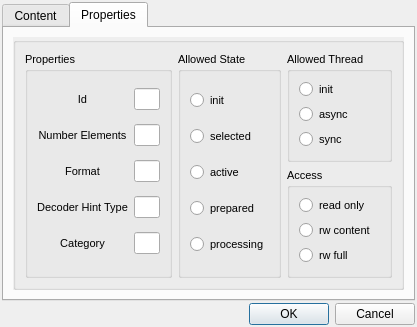
<?xml version="1.0" encoding="UTF-8"?>
<ui version="4.0">
 <class>Dialog_floatProps</class>
 <widget class="QDialog" name="Dialog_floatProps">
  <property name="geometry">
   <rect>
    <x>0</x>
    <y>0</y>
    <width>417</width>
    <height>292</height>
   </rect>
  </property>
  <property name="windowTitle">
   <string>Dialog</string>
  </property>
  <layout class="QVBoxLayout" name="verticalLayout">
   <property name="spacing">
    <number>2</number>
   </property>
   <property name="leftMargin">
    <number>2</number>
   </property>
   <property name="topMargin">
    <number>2</number>
   </property>
   <property name="rightMargin">
    <number>2</number>
   </property>
   <property name="bottomMargin">
    <number>2</number>
   </property>
   <item>
    <widget class="QTabWidget" name="tabWidget">
     <property name="currentIndex">
      <number>1</number>
     </property>
     <widget class="QWidget" name="tab">
      <attribute name="title">
       <string>Content</string>
      </attribute>
      <layout class="QHBoxLayout" name="horizontalLayout">
       <item>
        <widget class="QGroupBox" name="groupBox_2">
         <property name="palette">
          <palette>
           <active>
            <colorrole role="Base">
             <brush brushstyle="SolidPattern">
              <color alpha="255">
               <red>255</red>
               <green>255</green>
               <blue>255</blue>
              </color>
             </brush>
            </colorrole>
            <colorrole role="Window">
             <brush brushstyle="SolidPattern">
              <color alpha="255">
               <red>218</red>
               <green>218</green>
               <blue>108</blue>
              </color>
             </brush>
            </colorrole>
           </active>
           <inactive>
            <colorrole role="Base">
             <brush brushstyle="SolidPattern">
              <color alpha="255">
               <red>255</red>
               <green>255</green>
               <blue>255</blue>
              </color>
             </brush>
            </colorrole>
            <colorrole role="Window">
             <brush brushstyle="SolidPattern">
              <color alpha="255">
               <red>218</red>
               <green>218</green>
               <blue>108</blue>
              </color>
             </brush>
            </colorrole>
           </inactive>
           <disabled>
            <colorrole role="Base">
             <brush brushstyle="SolidPattern">
              <color alpha="255">
               <red>218</red>
               <green>218</green>
               <blue>108</blue>
              </color>
             </brush>
            </colorrole>
            <colorrole role="Window">
             <brush brushstyle="SolidPattern">
              <color alpha="255">
               <red>218</red>
               <green>218</green>
               <blue>108</blue>
              </color>
             </brush>
            </colorrole>
           </disabled>
          </palette>
         </property>
         <property name="font">
          <font>
           <weight>75</weight>
           <bold>true</bold>
          </font>
         </property>
         <property name="autoFillBackground">
          <bool>true</bool>
         </property>
         <property name="title">
          <string/>
         </property>
         <layout class="QGridLayout" name="gridLayout_4">
          <item row="2" column="1">
           <widget class="QLineEdit" name="lineEdit_value">
            <property name="font">
             <font>
              <weight>50</weight>
              <bold>false</bold>
             </font>
            </property>
           </widget>
          </item>
          <item row="1" column="1">
           <widget class="QLabel" name="label_description">
            <property name="font">
             <font>
              <weight>50</weight>
              <bold>false</bold>
             </font>
            </property>
            <property name="text">
             <string>Value</string>
            </property>
           </widget>
          </item>
          <item row="3" column="1">
           <spacer name="verticalSpacer_2">
            <property name="orientation">
             <enum>Qt::Vertical</enum>
            </property>
            <property name="sizeHint" stdset="0">
             <size>
              <width>20</width>
              <height>40</height>
             </size>
            </property>
           </spacer>
          </item>
          <item row="0" column="1">
           <spacer name="verticalSpacer">
            <property name="orientation">
             <enum>Qt::Vertical</enum>
            </property>
            <property name="sizeHint" stdset="0">
             <size>
              <width>20</width>
              <height>40</height>
             </size>
            </property>
           </spacer>
          </item>
         </layout>
        </widget>
       </item>
      </layout>
     </widget>
     <widget class="QWidget" name="tab_2">
      <attribute name="title">
       <string>Properties</string>
      </attribute>
      <layout class="QHBoxLayout" name="horizontalLayout_2">
       <item>
        <widget class="QGroupBox" name="groupBox">
         <property name="font">
          <font>
           <pointsize>8</pointsize>
          </font>
         </property>
         <property name="autoFillBackground">
          <bool>true</bool>
         </property>
         <property name="title">
          <string/>
         </property>
         <layout class="QGridLayout" name="gridLayout_2">
          <item row="0" column="0" rowspan="2">
           <widget class="QGroupBox" name="groupBox_5">
            <property name="title">
             <string>Properties</string>
            </property>
            <layout class="QGridLayout" name="gridLayout">
             <item row="1" column="1">
              <widget class="QLineEdit" name="lineEdit_numberElements">
               <property name="readOnly">
                <bool>true</bool>
               </property>
              </widget>
             </item>
             <item row="0" column="0">
              <widget class="QLabel" name="label">
               <property name="text">
                <string>Id</string>
               </property>
               <property name="alignment">
                <set>Qt::AlignCenter</set>
               </property>
              </widget>
             </item>
             <item row="2" column="0">
              <widget class="QLabel" name="label_2">
               <property name="text">
                <string>Format</string>
               </property>
               <property name="alignment">
                <set>Qt::AlignCenter</set>
               </property>
              </widget>
             </item>
             <item row="3" column="0">
              <widget class="QLabel" name="label_14">
               <property name="text">
                <string>Decoder Hint Type</string>
               </property>
               <property name="alignment">
                <set>Qt::AlignCenter</set>
               </property>
              </widget>
             </item>
             <item row="3" column="1">
              <widget class="QLineEdit" name="lineEdit_decoder_hint">
               <property name="readOnly">
                <bool>true</bool>
               </property>
              </widget>
             </item>
             <item row="2" column="1">
              <widget class="QLineEdit" name="lineEdit_format">
               <property name="readOnly">
                <bool>true</bool>
               </property>
              </widget>
             </item>
             <item row="1" column="0">
              <widget class="QLabel" name="label_3">
               <property name="text">
                <string>Number Elements</string>
               </property>
               <property name="alignment">
                <set>Qt::AlignCenter</set>
               </property>
              </widget>
             </item>
             <item row="0" column="1">
              <widget class="QLineEdit" name="lineEdit_propertyid">
               <property name="readOnly">
                <bool>true</bool>
               </property>
              </widget>
             </item>
             <item row="4" column="1">
              <widget class="QLineEdit" name="lineEdit_category"/>
             </item>
             <item row="4" column="0">
              <widget class="QLabel" name="label_4">
               <property name="text">
                <string>Category</string>
               </property>
               <property name="alignment">
                <set>Qt::AlignCenter</set>
               </property>
              </widget>
             </item>
            </layout>
           </widget>
          </item>
          <item row="0" column="1" rowspan="2">
           <widget class="QGroupBox" name="groupBox_3">
            <property name="title">
             <string>Allowed State</string>
            </property>
            <layout class="QVBoxLayout" name="verticalLayout_2">
             <item>
              <widget class="QRadioButton" name="radioButton_state_init">
               <property name="text">
                <string>init</string>
               </property>
               <property name="autoExclusive">
                <bool>false</bool>
               </property>
              </widget>
             </item>
             <item>
              <widget class="QRadioButton" name="radioButton_state_selected">
               <property name="text">
                <string>selected</string>
               </property>
               <property name="autoExclusive">
                <bool>false</bool>
               </property>
              </widget>
             </item>
             <item>
              <widget class="QRadioButton" name="radioButton_state_active">
               <property name="text">
                <string>active</string>
               </property>
               <property name="autoExclusive">
                <bool>false</bool>
               </property>
              </widget>
             </item>
             <item>
              <widget class="QRadioButton" name="radioButton_state_prepared">
               <property name="text">
                <string>prepared</string>
               </property>
               <property name="autoExclusive">
                <bool>false</bool>
               </property>
              </widget>
             </item>
             <item>
              <widget class="QRadioButton" name="radioButton_state_processing">
               <property name="text">
                <string>processing</string>
               </property>
               <property name="autoExclusive">
                <bool>false</bool>
               </property>
              </widget>
             </item>
            </layout>
           </widget>
          </item>
          <item row="0" column="2">
           <widget class="QGroupBox" name="groupBox_4">
            <property name="title">
             <string>Allowed Thread</string>
            </property>
            <layout class="QVBoxLayout" name="verticalLayout_3">
             <item>
              <widget class="QRadioButton" name="radioButton_thread_init">
               <property name="text">
                <string>init</string>
               </property>
               <property name="autoExclusive">
                <bool>false</bool>
               </property>
              </widget>
             </item>
             <item>
              <widget class="QRadioButton" name="radioButton_thread_async">
               <property name="text">
                <string>async</string>
               </property>
               <property name="autoExclusive">
                <bool>false</bool>
               </property>
              </widget>
             </item>
             <item>
              <widget class="QRadioButton" name="radioButton_thread_sync">
               <property name="text">
                <string>sync</string>
               </property>
               <property name="autoExclusive">
                <bool>false</bool>
               </property>
              </widget>
             </item>
            </layout>
           </widget>
          </item>
          <item row="1" column="2">
           <widget class="QGroupBox" name="groupBox_6">
            <property name="title">
             <string>Access</string>
            </property>
            <layout class="QVBoxLayout" name="verticalLayout_4">
             <item>
              <widget class="QRadioButton" name="radioButton_ronly">
               <property name="text">
                <string>read only</string>
               </property>
               <property name="autoExclusive">
                <bool>false</bool>
               </property>
              </widget>
             </item>
             <item>
              <widget class="QRadioButton" name="radioButton_rwcontent">
               <property name="text">
                <string>rw content</string>
               </property>
              </widget>
             </item>
             <item>
              <widget class="QRadioButton" name="radioButton_rwfull">
               <property name="text">
                <string>rw full</string>
               </property>
              </widget>
             </item>
            </layout>
           </widget>
          </item>
         </layout>
        </widget>
       </item>
      </layout>
     </widget>
    </widget>
   </item>
   <item>
    <widget class="QDialogButtonBox" name="buttonBox">
     <property name="orientation">
      <enum>Qt::Horizontal</enum>
     </property>
     <property name="standardButtons">
      <set>QDialogButtonBox::Cancel|QDialogButtonBox::Ok</set>
     </property>
    </widget>
   </item>
  </layout>
 </widget>
 <resources/>
 <connections>
  <connection>
   <sender>buttonBox</sender>
   <signal>accepted()</signal>
   <receiver>Dialog_floatProps</receiver>
   <slot>accept()</slot>
   <hints>
    <hint type="sourcelabel">
     <x>222</x>
     <y>248</y>
    </hint>
    <hint type="destinationlabel">
     <x>157</x>
     <y>196</y>
    </hint>
   </hints>
  </connection>
  <connection>
   <sender>buttonBox</sender>
   <signal>rejected()</signal>
   <receiver>Dialog_floatProps</receiver>
   <slot>reject()</slot>
   <hints>
    <hint type="sourcelabel">
     <x>290</x>
     <y>248</y>
    </hint>
    <hint type="destinationlabel">
     <x>286</x>
     <y>196</y>
    </hint>
   </hints>
  </connection>
  <connection>
   <sender>lineEdit_value</sender>
   <signal>editingFinished()</signal>
   <receiver>Dialog_floatProps</receiver>
   <slot>textEdited()</slot>
   <hints>
    <hint type="sourcelabel">
     <x>166</x>
     <y>141</y>
    </hint>
    <hint type="destinationlabel">
     <x>414</x>
     <y>17</y>
    </hint>
   </hints>
  </connection>
  <connection>
   <sender>radioButton_state_init</sender>
   <signal>clicked()</signal>
   <receiver>Dialog_floatProps</receiver>
   <slot>anyRadioButtonClicked()</slot>
   <hints>
    <hint type="sourcelabel">
     <x>212</x>
     <y>75</y>
    </hint>
    <hint type="destinationlabel">
     <x>207</x>
     <y>-5</y>
    </hint>
   </hints>
  </connection>
  <connection>
   <sender>radioButton_state_selected</sender>
   <signal>clicked()</signal>
   <receiver>Dialog_floatProps</receiver>
   <slot>anyRadioButtonClicked()</slot>
   <hints>
    <hint type="sourcelabel">
     <x>211</x>
     <y>99</y>
    </hint>
    <hint type="destinationlabel">
     <x>245</x>
     <y>-6</y>
    </hint>
   </hints>
  </connection>
  <connection>
   <sender>radioButton_state_active</sender>
   <signal>clicked()</signal>
   <receiver>Dialog_floatProps</receiver>
   <slot>anyRadioButtonClicked()</slot>
   <hints>
    <hint type="sourcelabel">
     <x>211</x>
     <y>121</y>
    </hint>
    <hint type="destinationlabel">
     <x>182</x>
     <y>-17</y>
    </hint>
   </hints>
  </connection>
  <connection>
   <sender>radioButton_state_prepared</sender>
   <signal>clicked()</signal>
   <receiver>Dialog_floatProps</receiver>
   <slot>anyRadioButtonClicked()</slot>
   <hints>
    <hint type="sourcelabel">
     <x>213</x>
     <y>153</y>
    </hint>
    <hint type="destinationlabel">
     <x>227</x>
     <y>-17</y>
    </hint>
   </hints>
  </connection>
  <connection>
   <sender>radioButton_state_processing</sender>
   <signal>clicked()</signal>
   <receiver>Dialog_floatProps</receiver>
   <slot>anyRadioButtonClicked()</slot>
   <hints>
    <hint type="sourcelabel">
     <x>213</x>
     <y>175</y>
    </hint>
    <hint type="destinationlabel">
     <x>353</x>
     <y>-14</y>
    </hint>
   </hints>
  </connection>
  <connection>
   <sender>radioButton_thread_init</sender>
   <signal>clicked()</signal>
   <receiver>Dialog_floatProps</receiver>
   <slot>anyRadioButtonClicked()</slot>
   <hints>
    <hint type="sourcelabel">
     <x>312</x>
     <y>72</y>
    </hint>
    <hint type="destinationlabel">
     <x>27</x>
     <y>-9</y>
    </hint>
   </hints>
  </connection>
  <connection>
   <sender>radioButton_thread_async</sender>
   <signal>clicked()</signal>
   <receiver>Dialog_floatProps</receiver>
   <slot>anyRadioButtonClicked()</slot>
   <hints>
    <hint type="sourcelabel">
     <x>311</x>
     <y>96</y>
    </hint>
    <hint type="destinationlabel">
     <x>420</x>
     <y>80</y>
    </hint>
   </hints>
  </connection>
  <connection>
   <sender>radioButton_thread_sync</sender>
   <signal>clicked()</signal>
   <receiver>Dialog_floatProps</receiver>
   <slot>anyRadioButtonClicked()</slot>
   <hints>
    <hint type="sourcelabel">
     <x>310</x>
     <y>118</y>
    </hint>
    <hint type="destinationlabel">
     <x>416</x>
     <y>161</y>
    </hint>
   </hints>
  </connection>
  <connection>
   <sender>radioButton_ronly</sender>
   <signal>clicked()</signal>
   <receiver>Dialog_floatProps</receiver>
   <slot>anyRadioButtonClicked()</slot>
   <hints>
    <hint type="sourcelabel">
     <x>313</x>
     <y>182</y>
    </hint>
    <hint type="destinationlabel">
     <x>0</x>
     <y>148</y>
    </hint>
   </hints>
  </connection>
 </connections>
 <slots>
  <slot>textEdited()</slot>
  <slot>comboBox_decoder_activated(int)</slot>
  <slot>anyRadioButtonClicked()</slot>
 </slots>
</ui>
